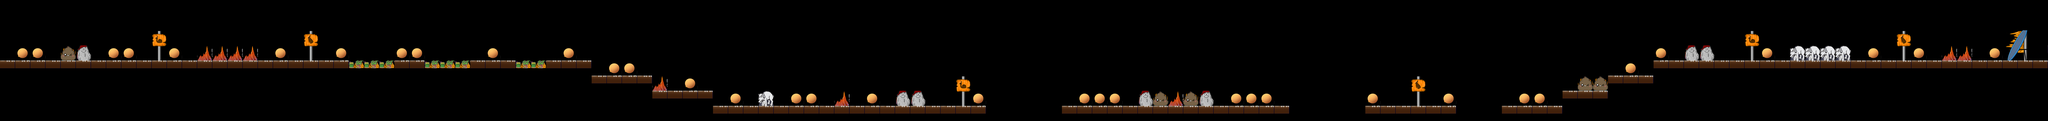

A level layout from a 2D game, rendered from its tile map. Below: a short description, then the map file with tile-grid data replaced by summaries:
An orthogonal 135x8 tile map with 80x80 px tiles, 1 tile layer (Level).

<map version="1.0" orientation="orthogonal" width="135" height="8" tilewidth="80" tileheight="80">
 <properties>
  <property name="StartDirection" value="1" />
 </properties>
 <tileset firstgid="1" name="Untitled" tilewidth="80" tileheight="80">
  <image source="tileset2.png" width="640" height="320" />
 </tileset>
 <layer name="Level" width="135" height="8">
  <data>[1080 cells, 200 non-empty, 16 distinct tile ids]</data>
 </layer>
</map>
